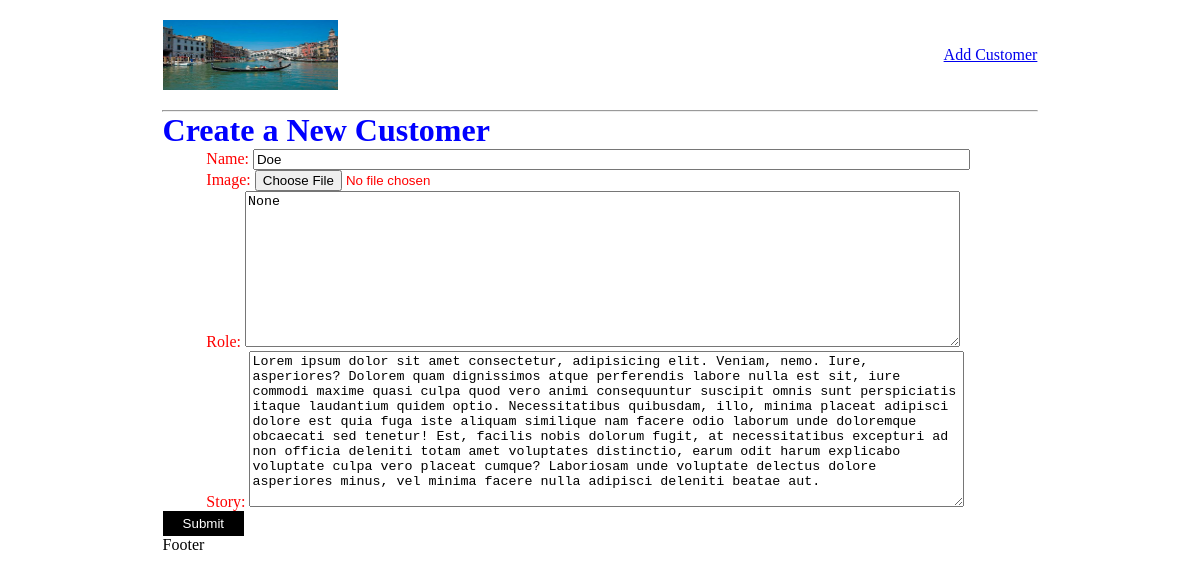
/update-customer/96023126-7a3c-4cf4-8fef-c92d77363fd8, run on an earlier commit of the app's database.
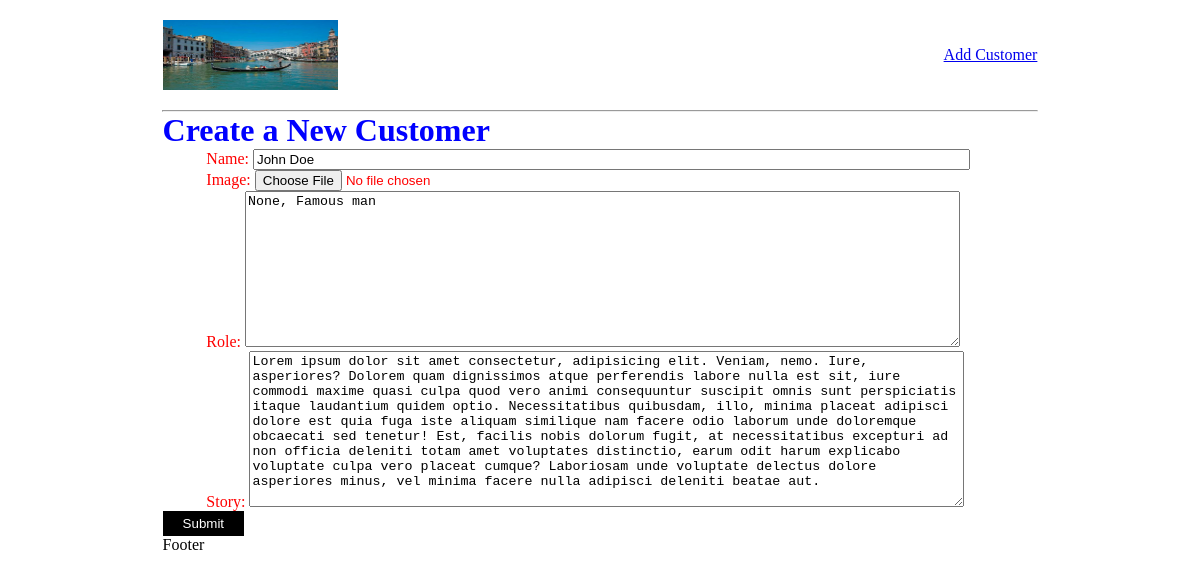
And on a later commit of the database.
### timetestapp/models.py (models this page shows, shortened)
class Customer(models.Model):
    id = models.UUIDField(primary_key=True, editable=False, unique=True, default=uuid.uuid4)
    name = models.CharField(max_length=200)
    image = models.ImageField(null=True, blank=True)
    role = models.TextField(blank=True, null=True)
    story = models.TextField(blank=True, null=True)

### timetestapp/views.py (the view)
# urls.py: path('update-customer/<str:pk>', views.updateUser, name="update-customer"),
def updateUser(request, pk):
    customer = Customer.objects.get(id=pk)
    form = CutomerForm(instance=customer)
    if request.method == "POST":
        form = CutomerForm(request.POST, instance=customer)
        if form.is_valid():
            form.save()
            return redirect(users)
    context = {'form': form}
    return render(request, 'add-customer.html', context)

### timetestapp/forms.py
class CutomerForm(ModelForm):
    class Meta:
        model = Customer
        fields = '__all__'

### timetestapp/templates/add-customer.html (shortened to what this page needs)
<!DOCTYPE html>
<html lang="en">
  <head>
  </head>
  <body>
    {% extends 'home.html' %} {% block cont %}
    <h1>Create a New Customer</h1>
    <form action="" method="POST">
      {% csrf_token %} {{form.as_p}}
      <input type="submit" value="Submit" />
    </form>
    {% endblock cont %}

What changed in the data, as far as the page shows it:
changed Customer: name "Doe" → "John Doe"; role "None" → "None, Famous man"
